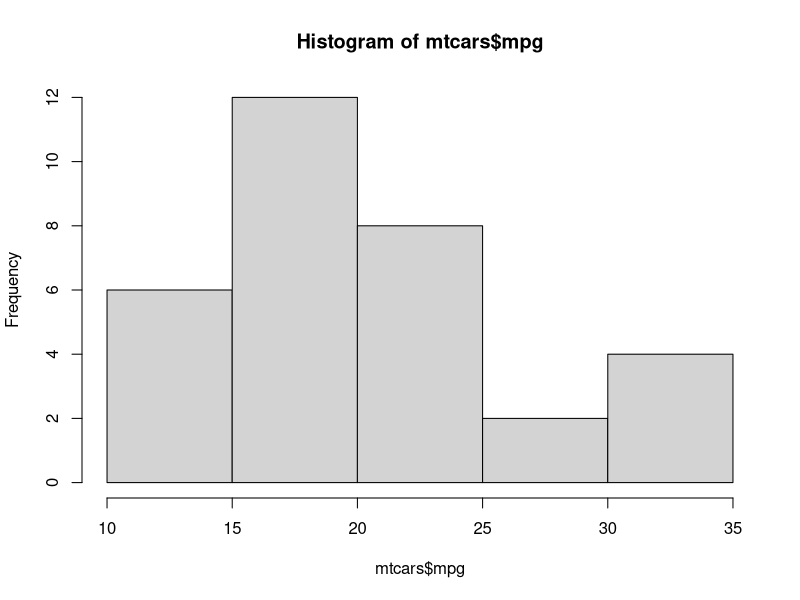
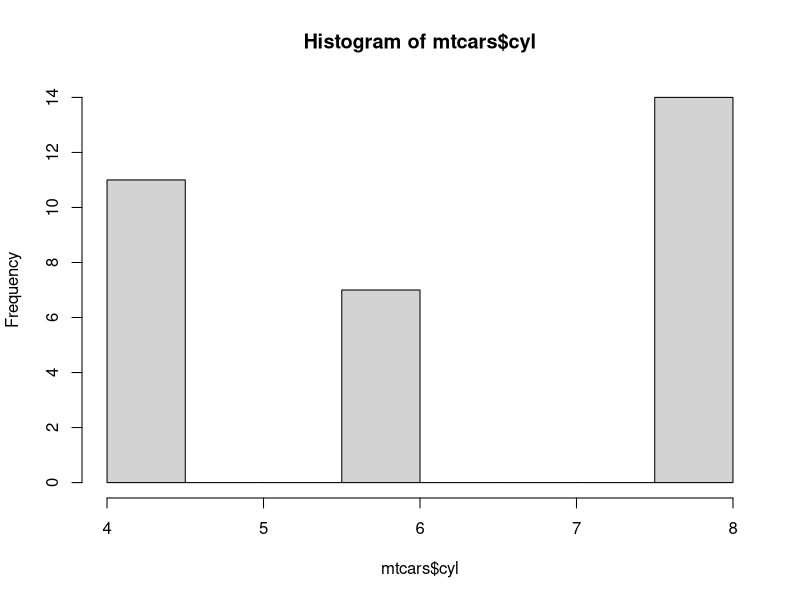
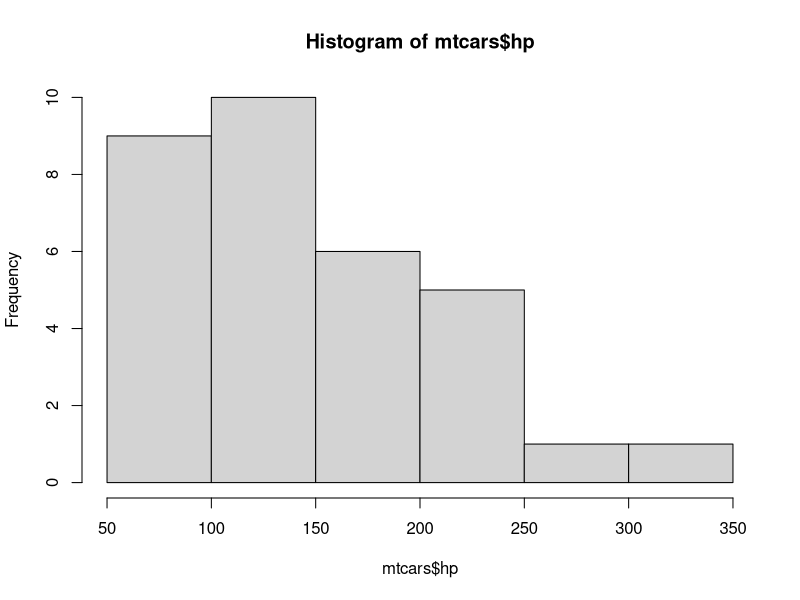
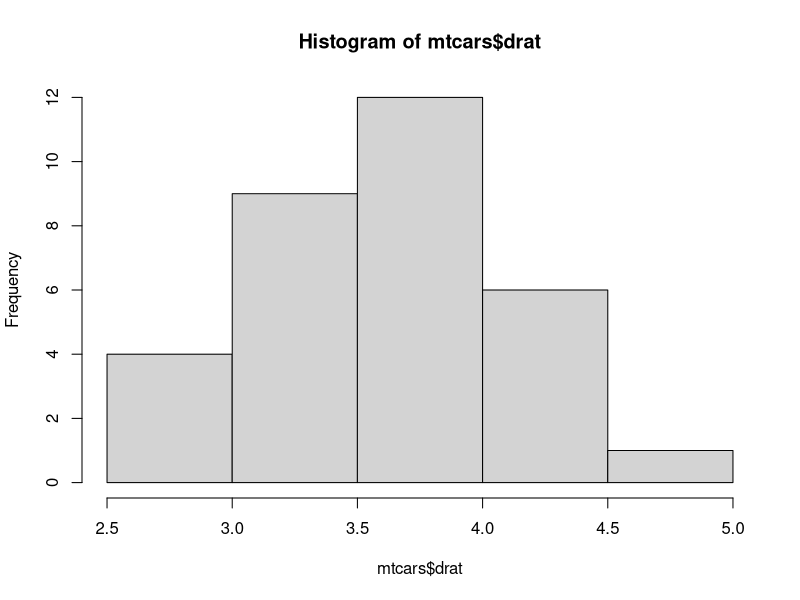
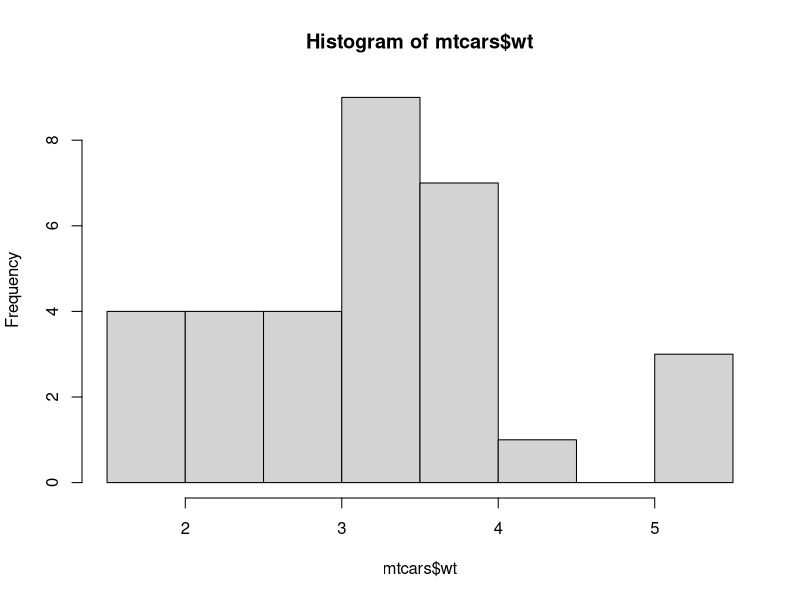
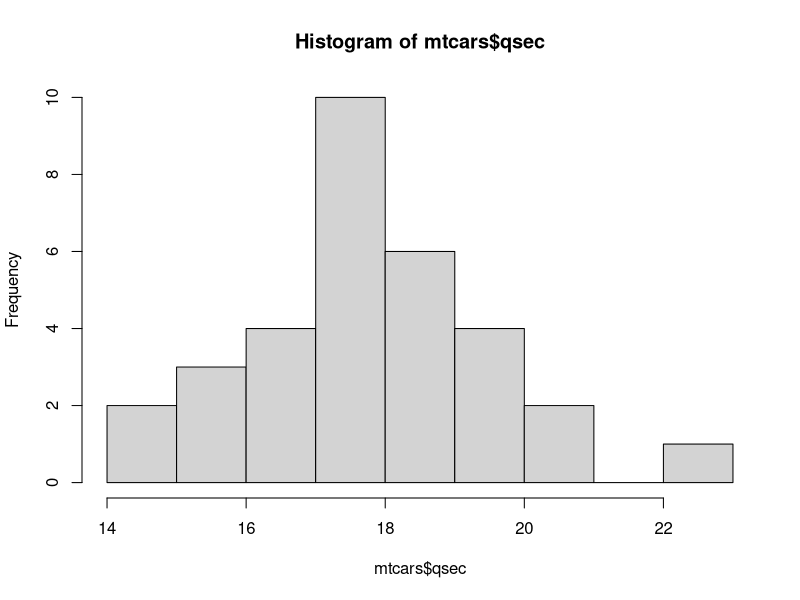
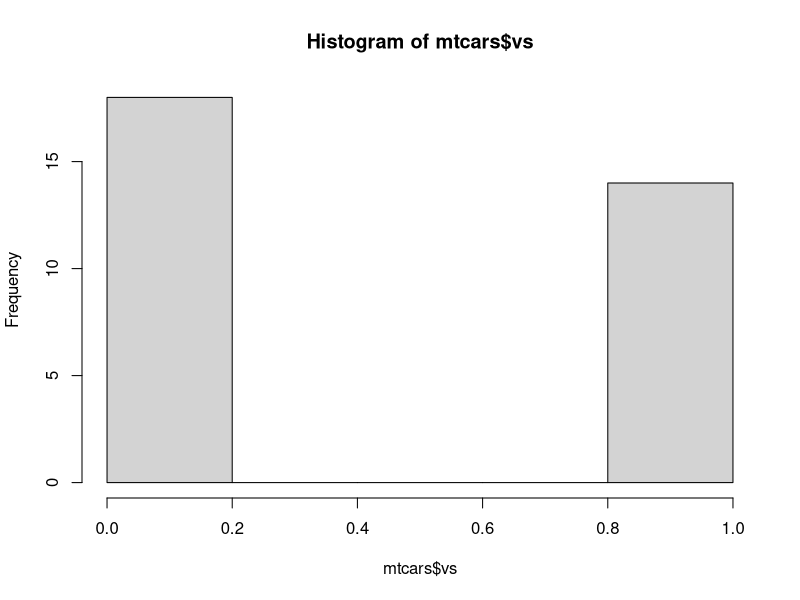
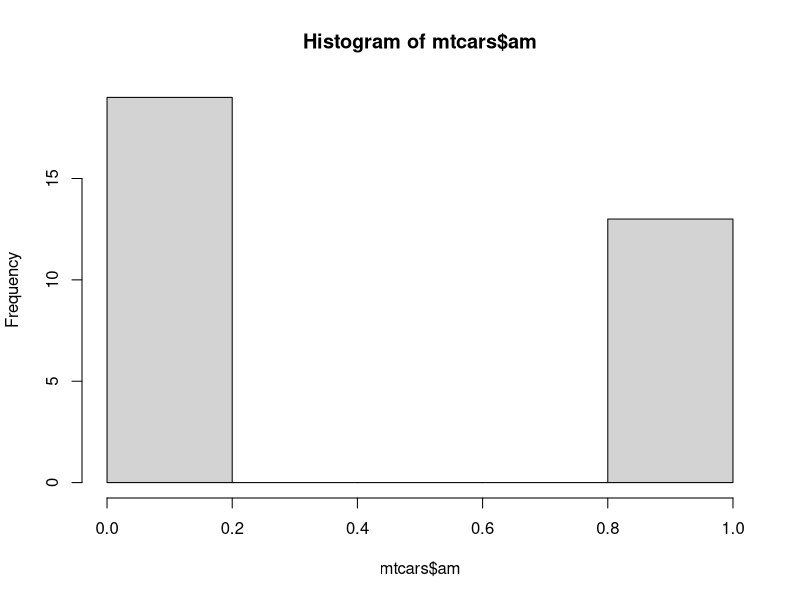

R code for these plots, in order:
#mpg , cyl ,disp , hp , drat , wt ,qsec , vs , am , gear ,carb
hist(mtcars$mpg)
hist(mtcars$cyl)
hist(mtcars$hp)
hist(mtcars$drat)
hist(mtcars$wt)
hist(mtcars$qsec)
hist(mtcars$vs)
hist(mtcars$am)
hist(mtcars$gear)
hist(mtcars$carb)

